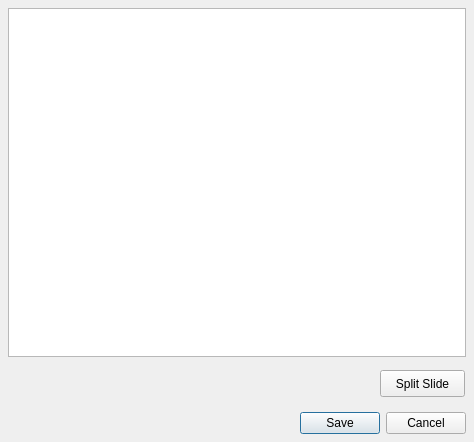
<?xml version="1.0" encoding="UTF-8"?>
<ui version="4.0">
 <class>customSlideEditDialog</class>
 <widget class="QDialog" name="customSlideEditDialog">
  <property name="geometry">
   <rect>
    <x>0</x>
    <y>0</y>
    <width>474</width>
    <height>442</height>
   </rect>
  </property>
  <property name="windowTitle">
   <string>Dialog</string>
  </property>
  <widget class="QDialogButtonBox" name="buttonBox">
   <property name="geometry">
    <rect>
     <x>8</x>
     <y>407</y>
     <width>458</width>
     <height>32</height>
    </rect>
   </property>
   <property name="orientation">
    <enum>Qt::Horizontal</enum>
   </property>
   <property name="standardButtons">
    <set>QDialogButtonBox::Cancel|QDialogButtonBox::Save</set>
   </property>
  </widget>
  <widget class="QTextEdit" name="VerseTextEdit">
   <property name="geometry">
    <rect>
     <x>8</x>
     <y>8</y>
     <width>458</width>
     <height>349</height>
    </rect>
   </property>
  </widget>
  <widget class="QPushButton" name="SplitButton">
   <property name="geometry">
    <rect>
     <x>380</x>
     <y>370</y>
     <width>85</width>
     <height>27</height>
    </rect>
   </property>
   <property name="toolTip">
    <string extracomment="Add new slide split"/>
   </property>
   <property name="text">
    <string>Split Slide</string>
   </property>
  </widget>
 </widget>
 <resources>
  <include location="../images/openlp-2.qrc"/>
 </resources>
 <connections>
  <connection>
   <sender>buttonBox</sender>
   <signal>accepted()</signal>
   <receiver>customSlideEditDialog</receiver>
   <slot>accept()</slot>
   <hints>
    <hint type="sourcelabel">
     <x>248</x>
     <y>254</y>
    </hint>
    <hint type="destinationlabel">
     <x>157</x>
     <y>274</y>
    </hint>
   </hints>
  </connection>
  <connection>
   <sender>buttonBox</sender>
   <signal>rejected()</signal>
   <receiver>customSlideEditDialog</receiver>
   <slot>reject()</slot>
   <hints>
    <hint type="sourcelabel">
     <x>316</x>
     <y>260</y>
    </hint>
    <hint type="destinationlabel">
     <x>286</x>
     <y>274</y>
    </hint>
   </hints>
  </connection>
 </connections>
</ui>
